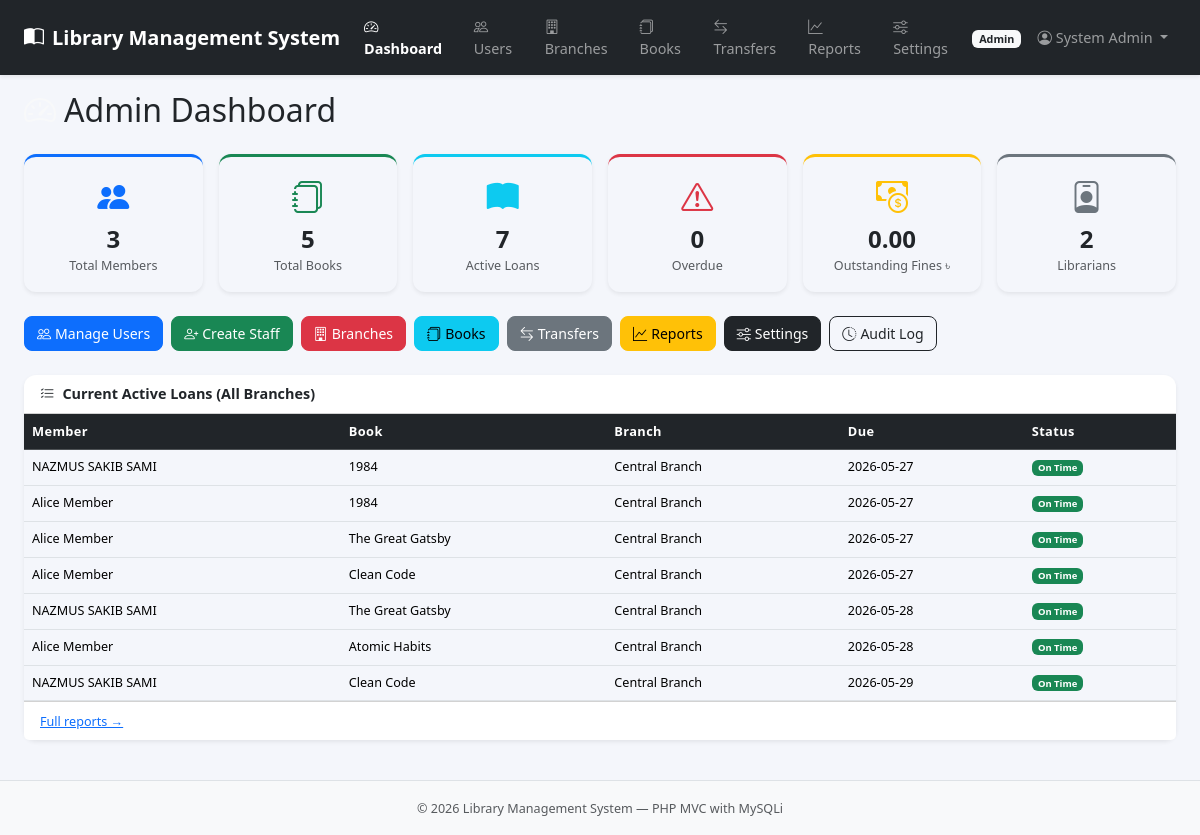
Screenshot of /index.php?page=admin_dashboard (signed in) with the database file from the repository.
### tables this page shows
CREATE TABLE `borrow_records` (
  `id` int(11) NOT NULL,
  `member_id` int(11) NOT NULL,
  `book_id` int(11) NOT NULL,
  `branch_id` int(11) NOT NULL,
  `librarian_id` int(11) DEFAULT NULL,
  `status` enum('pending','active','returned','rejected') NOT NULL DEFAULT 'pending',
  `borrow_date` date DEFAULT NULL,
  `due_date` date DEFAULT NULL,
  `return_date` date DEFAULT NULL,
  `renewals_count` int(11) NOT NULL DEFAULT 0,
  `created_at` timestamp NOT NULL DEFAULT current_timestamp()
);

CREATE TABLE `users` (
  `id` int(11) NOT NULL,
  `name` varchar(150) NOT NULL,
  `email` varchar(150) NOT NULL,
  `password_hash` varchar(255) NOT NULL,
  `phone` varchar(25) DEFAULT NULL,
  `role` enum('member','librarian','branch_manager','admin') NOT NULL DEFAULT 'member',
  `profile_pic` varchar(255) DEFAULT NULL,
  `branch_id` int(11) DEFAULT NULL,
  `is_active` tinyint(1) NOT NULL DEFAULT 1,
  `created_at` timestamp NOT NULL DEFAULT current_timestamp()
);

CREATE TABLE `books` (
  `id` int(11) NOT NULL,
  `title` varchar(255) NOT NULL,
  `author` varchar(150) NOT NULL,
  `isbn` varchar(25) NOT NULL,
  `genre_id` int(11) DEFAULT NULL,
  `publisher` varchar(150) DEFAULT NULL,
  `published_year` year(4) DEFAULT NULL,
  `description` text DEFAULT NULL,
  `cover_image_path` varchar(255) DEFAULT NULL,
  `created_at` timestamp NOT NULL DEFAULT current_timestamp()
);

CREATE TABLE `branches` (
  `id` int(11) NOT NULL,
  `name` varchar(150) NOT NULL,
  `address` text DEFAULT NULL,
  `city` varchar(100) DEFAULT NULL,
  `phone` varchar(25) DEFAULT NULL,
  `manager_id` int(11) DEFAULT NULL,
  `is_active` tinyint(1) NOT NULL DEFAULT 1,
  `created_at` timestamp NOT NULL DEFAULT current_timestamp()
);

### app/controller/admin/dashboard.php (called while the page is built, shortened)
<?php
require_once __DIR__ . '/../../model/BorrowModel.php';
$borrowModel = new BorrowModel($conn);
$recentActivity = $borrowModel->getAllActive();
require __DIR__ . '/../../view/shared/header.php';
require __DIR__ . '/../../view/admin/dashboard.php';
require __DIR__ . '/../../view/shared/footer.php';

### config/app.php (called while the page is built, shortened)
<?php
function e(string $s): string {
    return htmlspecialchars($s, ENT_QUOTES, 'UTF-8');
}

### app/model/BorrowModel.php (called while the page is built, shortened)
<?php
class BorrowModel {
    private mysqli $db;
    public function __construct(mysqli $db) {
        $this->db = $db;
    }
    private function baseSelect(): string {
        return "SELECT br.*,
                    u.name AS member_name, u.email AS member_email, u.phone AS member_phone,
                    b.title AS book_title, b.author AS book_author, b.isbn,
                    bn.name AS branch_name,
                    lib.name AS librarian_name
                FROM borrow_records br
                JOIN users u    ON br.member_id = u.id
                JOIN books b    ON br.book_id   = b.id
                JOIN branches bn ON br.branch_id = bn.id
                LEFT JOIN users lib ON br.librarian_id = lib.id";
    }
    public function getAllActive(): array {
        $sql  = $this->baseSelect() . " WHERE br.status = 'active' ORDER BY br.due_date";
        $rows = $this->db->query($sql)->fetch_all(MYSQLI_ASSOC);
        return $rows;
    }
}

### app/view/admin/dashboard.php (the view, shortened to what this page needs)
<h2 class="mb-4"><i class="bi bi-speedometer2 me-2 text-light"></i>Admin Dashboard</h2>
<div class="row g-3 mb-4">
  <?php $cards = [
    ['Total Members',       $stats['total_members'],     'bi-people-fill',            'primary'],
    ['Total Books',         $stats['total_books'],        'bi-journals',               'success'],
    ['Active Loans',        $stats['active_loans'],       'bi-book-fill',              'info'],
    ['Overdue',             $stats['overdue_loans'],      'bi-exclamation-triangle',   'danger'],
    ['Outstanding Fines ৳', number_format($stats['outstanding_fines'], 2), 'bi-cash-coin', 'warning'],
    ['Librarians',          $stats['librarians'],         'bi-person-badge',           'secondary'],
  ];
  foreach ($cards as [$label, $val, $icon, $color]): ?>
  <div class="col-6 col-md-2">
    <div class="card border-0 shadow-sm stat-card h-100 border-top border-<?= $color ?> border-3">
      <div class="card-body text-center py-3">
        <i class="bi <?= $icon ?> fs-2 text-<?= $color ?>"></i>
        <h4 class="fw-bold my-1"><?= $val ?></h4>
        <p class="text-muted small mb-0"><?= $label ?></p>
      </div>
    </div>
  </div>
  <?php endforeach; ?>
</div>
<div class="row g-2 mb-4">
  <?php $links = [
    ['admin_users',       'bi-people',        'Manage Users',    'primary'],
    ['admin_user_add',    'bi-person-plus',   'Create Staff',    'success'],
    ['admin_branches',    'bi-building',      'Branches',        'danger'],
    ['admin_books',       'bi-journals',      'Books',           'info'],
    ['admin_transfers',   'bi-arrow-left-right','Transfers',     'secondary'],
    ['admin_reports',     'bi-graph-up',      'Reports',         'warning'],
    ['admin_settings',    'bi-sliders',       'Settings',        'dark'],
    ['admin_audit',       'bi-clock-history', 'Audit Log',       'outline-dark'],
  ];
  foreach ($links as [$page, $icon, $label, $btn]): ?>
  <div class="col-6 col-md-3 col-lg-auto">
    <a href="<?= BASE_URL ?>index.php?page=<?= $page ?>" class="btn btn-<?= $btn ?> w-100">
      <i class="bi <?= $icon ?> me-1"></i><?= $label ?>
    </a>
  </div>
  <?php endforeach; ?>
</div>
<div class="card border-0 shadow-sm">
  <div class="card-header bg-white fw-semibold"><i class="bi bi-list-check me-2"></i>Current Active Loans (All Branches)</div>
  <div class="card-body p-0">
    <div class="table-responsive">
      <table class="table table-hover align-middle mb-0 small">
        <thead class="table-dark">
          <tr><th>Member</th><th>Book</th><th>Branch</th><th>Due</th><th>Status</th></tr>
        </thead>
        <tbody>
        <?php foreach (array_slice($recentActivity, 0, 10) as $l):
          $overdue = $l['due_date'] < date('Y-m-d');
        ?>
        <tr class="<?= $overdue ? 'table-danger' : '' ?>">
          <td><?= e($l['member_name']) ?></td>
          <td><?= e($l['book_title']) ?></td>
          <td><?= e($l['branch_name']) ?></td>
          <td><?= e($l['due_date']) ?></td>
          <td><?= $overdue ? '<span class="badge bg-danger">Overdue</span>' : '<span class="badge bg-success">On Time</span>' ?></td>
        </tr>
        <?php endforeach; ?>
        </tbody>
      </table>
    </div>
  </div>
  <div class="card-footer bg-white"><a href="<?= BASE_URL ?>index.php?page=admin_reports" class="small">Full reports →</a></div>
</div>

### index.php (shortened to what this page needs)
<?php
require_once __DIR__ . '/config/app.php';
$page = $_GET['page'] ?? 'home';
$file = isset($routes[$page]) ? __DIR__ . '/' . $routes[$page] : null;
if ($file && file_exists($file)) {
    require_once $file;
} else {
    http_response_code(404);
    require_once __DIR__ . '/app/view/shared/404.php';
}

### app/view/shared/header.php (shortened to what this page needs)
<?php
$navRole = $_SESSION['role'] ?? '';
?>
<!DOCTYPE html>
<html lang="en">
<head>
<link rel="stylesheet" href="https://cdn.jsdelivr.net/npm/bootstrap@5.3.3/dist/css/bootstrap.min.css">
<link rel="stylesheet" href="https://cdn.jsdelivr.net/npm/bootstrap-icons@1.11.3/font/bootstrap-icons.min.css">
<link rel="stylesheet" href="<?= BASE_URL ?>public/css/style.css">
</head>
<body>
<?php if (!empty($_SESSION['user_id'])): ?>
<nav class="navbar navbar-expand-lg navbar-dark shadow-sm
    <?= match($navRole){
        'admin'          => 'bg-dark',
        'branch_manager' => 'bg-danger',
        'librarian'      => 'bg-success',
        default          => 'bg-primary'
    } ?>">
  <div class="container-fluid px-4">
    <a class="navbar-brand fw-bold" href="<?= BASE_URL ?>">
      <i class="bi bi-book-half me-2"></i><?= APP_NAME ?>
    </a>
    <div class="collapse navbar-collapse" id="nav">
      <ul class="navbar-nav me-auto">
        <?php if ($navRole === 'member'): ?>
          <li class="nav-item"><a class="nav-link" href="<?= BASE_URL ?>index.php?page=member_dashboard"><i class="bi bi-speedometer2 me-1"></i>Dashboard</a></li>
          <li class="nav-item"><a class="nav-link" href="<?= BASE_URL ?>index.php?page=member_books"><i class="bi bi-search me-1"></i>Browse Books</a></li>
          <li class="nav-item"><a class="nav-link" href="<?= BASE_URL ?>index.php?page=member_my_loans"><i class="bi bi-arrow-left-right me-1"></i>My Loans</a></li>
          <li class="nav-item"><a class="nav-link" href="<?= BASE_URL ?>index.php?page=member_reservations"><i class="bi bi-clock me-1"></i>Reservations</a></li>
          <li class="nav-item"><a class="nav-link" href="<?= BASE_URL ?>index.php?page=member_reading_list"><i class="bi bi-bookmark-heart me-1"></i>Reading List</a></li>
          <li class="nav-item"><a class="nav-link" href="<?= BASE_URL ?>index.php?page=member_fines"><i class="bi bi-cash me-1"></i>Fines</a></li>
          <li class="nav-item"><a class="nav-link" href="<?= BASE_URL ?>index.php?page=member_announcements"><i class="bi bi-megaphone me-1"></i>Announcements</a></li>
          <li class="nav-item"><a class="nav-link" href="<?= BASE_URL ?>index.php?page=member_reviews"><i class="bi bi-star me-1"></i>My Reviews</a></li>
        <?php elseif ($navRole === 'admin'): ?>
          <li class="nav-item"><a class="nav-link" href="<?= BASE_URL ?>index.php?page=admin_dashboard"><i class="bi bi-speedometer2 me-1"></i>Dashboard</a></li>
          <li class="nav-item"><a class="nav-link" href="<?= BASE_URL ?>index.php?page=admin_users"><i class="bi bi-people me-1"></i>Users</a></li>
          <li class="nav-item"><a class="nav-link" href="<?= BASE_URL ?>index.php?page=admin_branches"><i class="bi bi-building me-1"></i>Branches</a></li>
          <li class="nav-item"><a class="nav-link" href="<?= BASE_URL ?>index.php?page=admin_books"><i class="bi bi-journals me-1"></i>Books</a></li>
          <li class="nav-item"><a class="nav-link" href="<?= BASE_URL ?>index.php?page=admin_transfers"><i class="bi bi-arrow-left-right me-1"></i>Transfers</a></li>
          <li class="nav-item"><a class="nav-link" href="<?= BASE_URL ?>index.php?page=admin_reports"><i class="bi bi-graph-up me-1"></i>Reports</a></li>
          <li class="nav-item"><a class="nav-link" href="<?= BASE_URL ?>index.php?page=admin_settings"><i class="bi bi-sliders me-1"></i>Settings</a></li>
        <?php endif; ?>
      </ul>
      <ul class="navbar-nav ms-auto align-items-center">
        <li class="nav-item me-2">
          <span class="badge bg-light text-dark text-capitalize"><?= e($navRole) ?></span>
        </li>
        <li class="nav-item dropdown">
          <a class="nav-link dropdown-toggle" href="#" data-bs-toggle="dropdown">
            <i class="bi bi-person-circle me-1"></i><?= e($_SESSION['user_name'] ?? 'User') ?>
          </a>
        </li>
      </ul>
    </div>
  </div>
</nav>
<?php endif; ?>
<main class="container-fluid px-4 py-3">

### app/view/shared/footer.php (shortened to what this page needs)
</main>
<footer class="bg-light border-top text-center py-3 mt-4">
  <small class="text-muted">&copy; <?= date('Y') ?> <?= APP_NAME ?> — PHP MVC with MySQLi</small>
</footer>
</body>
</html>

### public/css/style.css (style rules this page uses)
:root { --bs-body-bg: #f4f6fb; }
body { background: #f4f6fb; font-family: 'Segoe UI', sans-serif; font-size: .9rem; }
.stat-card { border-radius: 12px; transition: transform .15s, box-shadow .15s; }
.card { border-radius: 12px; }
.card-header { border-radius: 12px 12px 0 0 !important; }
.table th { font-size: .80rem; letter-spacing: .03em; white-space: nowrap; font-weight: 600; }
.btn { border-radius: 8px; font-size: .88rem; }
.navbar .nav-link.active { font-weight: 600; }
main { min-height: calc(100vh - 120px); }

### rows the page displays
borrow_records: member.name "NAZMUS SAKIB SAMI", book.title "1984", branch.name "Central Branch", due_date "2026-05-27", shows "On Time"
borrow_records: member.name "Alice Member", book.title "1984", branch.name "Central Branch", due_date "2026-05-27", shows "On Time"
borrow_records: member.name "Alice Member", book.title "The Great Gatsby", branch.name "Central Branch", due_date "2026-05-27", shows "On Time"
borrow_records: member.name "Alice Member", book.title "Clean Code", branch.name "Central Branch", due_date "2026-05-27", shows "On Time"
borrow_records: member.name "NAZMUS SAKIB SAMI", book.title "The Great Gatsby", branch.name "Central Branch", due_date "2026-05-28", shows "On Time"
borrow_records: member.name "Alice Member", book.title "Atomic Habits", branch.name "Central Branch", due_date "2026-05-28", shows "On Time"
borrow_records: member.name "NAZMUS SAKIB SAMI", book.title "Clean Code", branch.name "Central Branch", due_date "2026-05-29", shows "On Time"

### other values shown
APP_NAME "Library Management System"
$navRole "Admin"
$_SESSION['user_name'] "System Admin"
$val "3"
$label "Total Members"
$val "5"
$label "Total Books"
$val "7"
$label "Active Loans"
$val "0"
$label "Overdue"
$val "0.00"
$label "Outstanding Fines ৳"
$val "2"
$label "Librarians"
